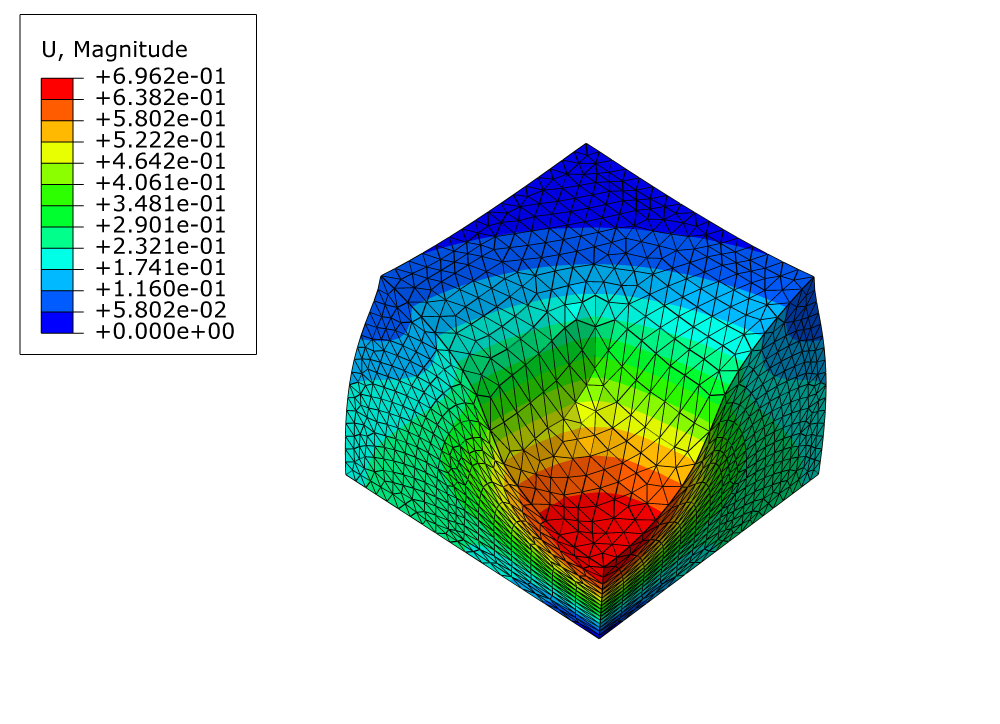
#> input picture paper_examples/stabilized_tet4/figure/Tet4_u_mag.png, 4000 x 2895 px, found by its file name (shown at 1/4 size)
$ python make_fig4_utheta_block.py
#> lines starting #> are read from the running program, lines starting #| are printed output that depends on the picture; after the words box and inside, x2 and y2 are one past the last pixel; in counts of white or black regions, pixels touching at a corner belong together
"""Assemble the mixed-Tet4 design, benchmark setup, and Abaqus snapshots.

Panels (a) and (b) are vector schematics of the generated equal-order Tet4
element and the n=16 quarter-block compression problem, respectively.  Panels
(c) and (d) are direct Abaqus/CAE renders of the completed n=16 ODB.  No
simulated field data are synthesized or interpolated in this script.
"""

from __future__ import annotations

from pathlib import Path

import matplotlib.pyplot as plt
from matplotlib.patches import Circle, FancyArrowPatch, Polygon
import numpy as np
from PIL import Image, ImageChops


ROOT = Path(__file__).resolve().parents[1]
FIG_DIR = ROOT / "figures"
ABAQUS_DIR = FIG_DIR / "abaqus"

U_IMAGE = ABAQUS_DIR / "Tet4_u_mag.png"
THETAT_IMAGE = ABAQUS_DIR / "Tet4_NT11.png"

INK = "#333333"
MUTED = "#666666"
BLUE = "#2f6f9f"
BLUE_LIGHT = "#eaf2f8"
GOLD = "#b7791f"
GOLD_LIGHT = "#fff4d6"
RED = "#a33a35"
RED_LIGHT = "#f6dedb"
NEUTRAL_LIGHT = "#f2f2f2"
def crop_white_image(image: Image.Image, margin: int = 18) -> Image.Image:
    """Crop white viewport margins without changing supplied image pixels."""
    image = image.convert("RGB")
    background = Image.new("RGB", image.size, "white")
    difference = ImageChops.difference(image, background).convert("L")
    bbox = difference.point(lambda value: 255 if value > 8 else 0).getbbox()
    if bbox is None:
        raise RuntimeError(f"snapshot is blank: {path}")
    left, upper, right, lower = bbox
    box = (
        max(0, left - margin), max(0, upper - margin),
        min(image.width, right + margin), min(image.height, lower + margin),
    )
    return image.crop(box)


def crop_model(path: Path, margin: int = 18) -> Image.Image:
    """Separate the largest colored model region from the embedded legend."""
    image = Image.open(path).convert("RGB")
    pixels = np.asarray(image)
    colored = np.ptp(pixels.astype(np.int16), axis=2) > 35
    active = np.count_nonzero(colored, axis=0) > max(12, image.height // 150)

    runs: list[tuple[int, int]] = []
    start: int | None = None
    for index, value in enumerate(active):
        if value and start is None:
            start = index
        elif not value and start is not None:
            runs.append((start, index))
            start = None
    if start is not None:
        runs.append((start, image.width))
    if not runs:
        raise RuntimeError(f"no colored Abaqus model found: {path}")

    left, right = max(
        runs,
        key=lambda run: int(np.count_nonzero(colored[:, run[0]:run[1]])),
    )
    region = image.crop((
        max(0, left - margin),
        0,
        min(image.width, right + margin),
        image.height,
    ))
    return crop_white_image(region, margin=margin)


def crop_color_ramp(path: Path, margin: int = 3) -> Image.Image:
    """Crop the supplied Abaqus ramp while discarding its long tick strings."""
    image = Image.open(path).convert("RGB")
    left_region = image.crop((0, 0, round(0.18 * image.width), image.height))
    pixels = np.asarray(left_region)
    colored = np.ptp(pixels.astype(np.int16), axis=2) > 35
    rows, cols = np.nonzero(colored)
    if not rows.size:
        raise RuntimeError(f"no colored Abaqus legend found: {path}")
    return left_region.crop((
        max(0, int(cols.min()) - margin),
        max(0, int(rows.min()) - margin),
        min(left_region.width, int(cols.max()) + margin + 1),
        min(left_region.height, int(rows.max()) + margin + 1),
    ))


def element_panel(ax: plt.Axes) -> None:
    # Hand-tuned 2D embedding that reads as a solid tetrahedron: base nodes
    # 1-2 in front, node 3 behind (its base edges dashed), apex 4 on top.
    verts = {
        1: np.array([0.13, 0.285]),
        2: np.array([0.84, 0.240]),
        3: np.array([0.65, 0.465]),
        4: np.array([0.42, 0.800]),
    }

    for face, fill in (((1, 2, 4), BLUE_LIGHT), ((2, 3, 4), "#d9e6ef")):
        ax.add_patch(Polygon(
            [verts[i] for i in face], closed=True, facecolor=fill,
            edgecolor="none", zorder=2,
        ))
    for a, b in ((1, 2), (2, 3), (1, 4), (2, 4), (3, 4)):
        ax.plot(*zip(verts[a], verts[b]), color=INK, linewidth=0.9, zorder=3)
    ax.plot(*zip(verts[1], verts[3]), color=MUTED, linewidth=0.8,
            linestyle=(0, (3.2, 2.2)), zorder=4)

    label_offsets = {
        1: np.array([-0.052, -0.020]),
        2: np.array([0.050, -0.020]),
        3: np.array([0.055, 0.018]),
        4: np.array([-0.055, 0.018]),
    }
    for index, xy in verts.items():
        ax.add_patch(Circle(
            xy, 0.028, facecolor=GOLD_LIGHT, edgecolor=GOLD,
            linewidth=1.2, zorder=7,
        ))
        ax.add_patch(Circle(
            xy, 0.013, facecolor=BLUE, edgecolor="white",
            linewidth=0.5, zorder=8,
        ))
        ax.text(
            *(xy + label_offsets[index]), str(index), ha="center",
            va="center", fontsize=7, color=INK, zorder=9,
        )

    # One representative displacement-vector glyph; every node carries it.
    anchor = verts[4]
    ax.add_patch(FancyArrowPatch(
        anchor + np.array([0.024, 0.016]),
        anchor + np.array([0.150, 0.062]),
        arrowstyle="-|>", mutation_scale=7, linewidth=1.0,
        color=BLUE, zorder=9,
    ))
    ax.text(
        anchor[0] + 0.165, anchor[1] + 0.068, r"$\mathbf{u}_a$",
        fontsize=7.2, color=BLUE, ha="left", va="center",
    )

    ax.text(0.02, 0.98, "(a)", transform=ax.transAxes,
            ha="left", va="top", fontsize=9.0, fontweight="bold")

    # Legend and formulation summary: three aligned lines.
    ax.scatter([0.065], [0.105], s=25, color=BLUE, edgecolor="white",
               linewidth=0.5, zorder=5)
    ax.text(0.105, 0.105, r"nodal $\mathbf{u}_a\in\mathbb{R}^3$",
            fontsize=6.7, ha="left", va="center", color=INK)
    ax.scatter([0.525], [0.105], s=46, facecolor=GOLD_LIGHT,
               edgecolor=GOLD, linewidth=1.0, zorder=4)
    ax.text(0.565, 0.105, r"nodal $\widetilde{\vartheta}_a=\vartheta_a-1$",
            fontsize=6.7, ha="left", va="center", color=INK)
    ax.set_xlim(0.0, 1.0)
    ax.set_ylim(0.0, 1.0)
    ax.axis("off")


def bvp_panel(ax: plt.Axes) -> None:
    """Draw the exact quarter-block geometry, load patch, and supports."""
    ax.set_xlim(0.0, 1.0)
    ax.set_ylim(0.0, 1.0)
    ax.axis("off")
    ax.text(
        0.02,
        0.98,
        "(b)",
        ha="left",
        va="top",
        fontsize=9.0,
        color=INK,
        fontweight="bold",
    )

    # Isometric projection viewed from the (-x,-y) octant so BOTH symmetry
    # planes (x=0 and y=0) are the visible side faces of the quarter block.
    def iso(x: float, y: float, z: float) -> np.ndarray:
        return np.array([
            0.50 + 0.262 * (y - x),
            0.120 + 0.330 * z + 0.138 * (x + y),
        ])

    c000, c100, c010, c110 = iso(0, 0, 0), iso(1, 0, 0), iso(0, 1, 0), iso(1, 1, 0)
    c001, c101, c011, c111 = iso(0, 0, 1), iso(1, 0, 1), iso(0, 1, 1), iso(1, 1, 1)

    # Visible faces: y=0 symmetry (gold, left), x=0 symmetry (blue, right),
    # loaded top surface (white).
    ax.add_patch(Polygon(
        [c000, c100, c101, c001], closed=True,
        facecolor=GOLD_LIGHT, edgecolor=GOLD, linewidth=0.9, zorder=2,
    ))
    ax.add_patch(Polygon(
        [c000, c010, c011, c001], closed=True,
        facecolor=BLUE_LIGHT, edgecolor=BLUE, linewidth=0.9, zorder=2,
    ))
    ax.add_patch(Polygon(
        [c001, c101, c111, c011], closed=True,
        facecolor="white", edgecolor=INK, linewidth=0.9, zorder=3,
    ))

    # Hidden edges of the far corner, dashed.
    for a, b in ((c100, c110), (c010, c110), (c110, c111)):
        ax.plot(*zip(a, b), color=MUTED, linewidth=0.6,
                linestyle=(0, (3.0, 2.2)), zorder=1)

    # Top-face partition at x=0.5 and y=0.5; the 0.5 x 0.5 follower patch
    # sits adjacent to both symmetry planes (nearest the viewer).
    ax.plot(*zip(iso(0.5, 0, 1), iso(0.5, 1, 1)), color=MUTED,
            linewidth=0.55, zorder=4)
    ax.plot(*zip(iso(0, 0.5, 1), iso(1, 0.5, 1)), color=MUTED,
            linewidth=0.55, zorder=4)
    ax.add_patch(Polygon(
        [iso(0, 0, 1), iso(0.5, 0, 1), iso(0.5, 0.5, 1), iso(0, 0.5, 1)],
        closed=True, facecolor=RED_LIGHT, edgecolor=RED,
        linewidth=1.0, zorder=5,
    ))

    # Follower-pressure arrows onto the patch.
    for xq, yq in ((0.14, 0.14), (0.38, 0.12), (0.12, 0.38)):
        tip = iso(xq, yq, 1)
        ax.add_patch(FancyArrowPatch(
            tip + np.array([0.0, 0.145]), tip + np.array([0.0, 0.020]),
            arrowstyle="-|>", mutation_scale=6.0, linewidth=0.95,
            color=RED, zorder=8,
        ))

    # Symmetry-face labels, rotated to lie along each face.
    ax.text(
        *(0.25 * (c000 + c100 + c101 + c001) + np.array([0.0, -0.01])),
        r"$y{=}0$: $u_2{=}0$",
        ha="center", va="center", fontsize=6.3, color="#7a5210",
        rotation=-27, zorder=6,
    )
    ax.text(
        *(0.25 * (c000 + c010 + c011 + c001) + np.array([0.0, -0.01])),
        r"$x{=}0$: $u_1{=}0$",
        ha="center", va="center", fontsize=6.3, color=BLUE,
        rotation=27, zorder=6,
    )

    # Base support: z=0 with u3=0, marked by hatch ticks under the two
    # visible bottom edges.
    for edge_a, edge_b in ((c000, c100), (c000, c010)):
        for frac in (0.22, 0.46, 0.70, 0.94):
            base = edge_a + frac * (edge_b - edge_a)
            ax.plot(
                [base[0], base[0] - 0.016],
                [base[1] - 0.004, base[1] - 0.030],
                color=MUTED, linewidth=0.6, zorder=2,
            )
    ax.text(
        0.98, 0.150, r"$z{=}0$: $u_3{=}0$",
        ha="right", va="center", fontsize=6.2, color=MUTED,
    )

    # In-plane restraint of the loaded top face.
    ax.text(
        0.98, 0.720, r"$z{=}1$: $u_1{=}u_2{=}0$",
        ha="right", va="center", fontsize=6.2, color=INK,
    )
    ax.plot(
        [0.795, c011[0] + 0.008], [0.712, c011[1] + 0.028],
        color=MUTED, linewidth=0.5, zorder=4,
    )

    ax.text(
        0.50,
        0.010,
        r"$1\times1\times1$ mm quarter block",
        ha="center",
        va="bottom",
        fontsize=6.4,
        color=MUTED,
    )


def result_panel(
    ax: plt.Axes,
    image: Image.Image,
    ramp: Image.Image,
    title: str,
    tick_labels: tuple[str, str, str],
    colorbar_label: str,
) -> None:
    """Place one supplied Abaqus model and its shortened supplied legend."""
    ax.axis("off")
    ax.text(0.02, 0.99, title, transform=ax.transAxes, ha="left",
            va="top", fontsize=9.0, fontweight="bold")

    model_ax = ax.inset_axes([0.005, 0.14, 0.990, 0.83])
    model_ax.imshow(image)
    model_ax.axis("off")

    ramp_ax = ax.inset_axes([0.12, 0.095, 0.76, 0.035])
    ramp_ax.imshow(ramp.rotate(-90, expand=True), aspect="auto")
    ramp_ax.axis("off")
    for x, label in zip((0.12, 0.50, 0.88), tick_labels):
        ax.text(
            x,
            0.073,
            label,
            ha="center",
            va="top",
            fontsize=6.5,
            color=INK,
        )
    ax.text(
        0.50,
        0.005,
        colorbar_label,
        ha="center",
        va="bottom",
        fontsize=7.0,
        color=INK,
    )


def main() -> None:
    missing = [path for path in (U_IMAGE, THETAT_IMAGE) if not path.exists()]
    if missing:
        names = ", ".join(str(path) for path in missing)
        raise FileNotFoundError(f"render Abaqus snapshots first; missing: {names}")

    FIG_DIR.mkdir(parents=True, exist_ok=True)
    u_image = crop_model(U_IMAGE)
#> in crop_model, `colored = np.ptp(pixels.astype(np.int16), axis=2) > 35`:
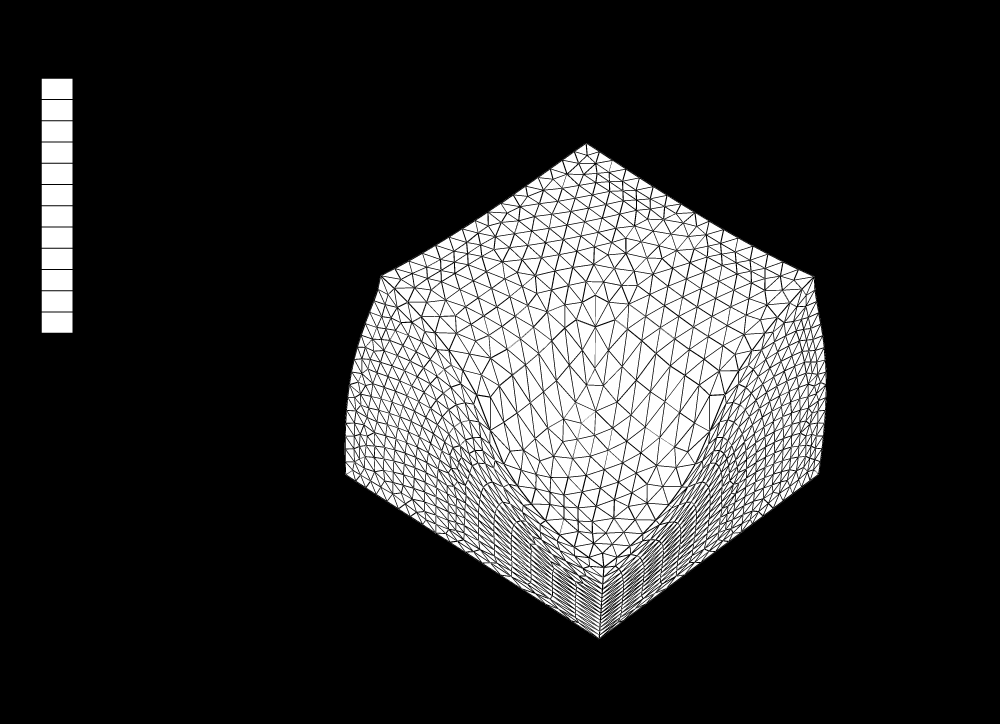
#> colored: shape (2895, 4000) bool (shown at 1/4 size); 18.4% white; 3340 white regions (2310 under 20 px), largest, box (x1, y1, x2, y2) and area: (2491, 1226, 2737, 1649) 43357, (1923, 1435, 2359, 1832) 32668, (1689, 1202, 2028, 1495) 30926
#> after the loop in crop_model, `for index, value in enumerate(active):`: runs = [(167, 290), (1379, 1382), (1383, 3306)]
#> in crop_model, `left, right = max( runs, key=lambda run: int(np.count_nonzero(colored[..`: left = 1383; right = 3306
#> in crop_white_image, `difference = ImageChops.difference(image, background).convert("L")`:
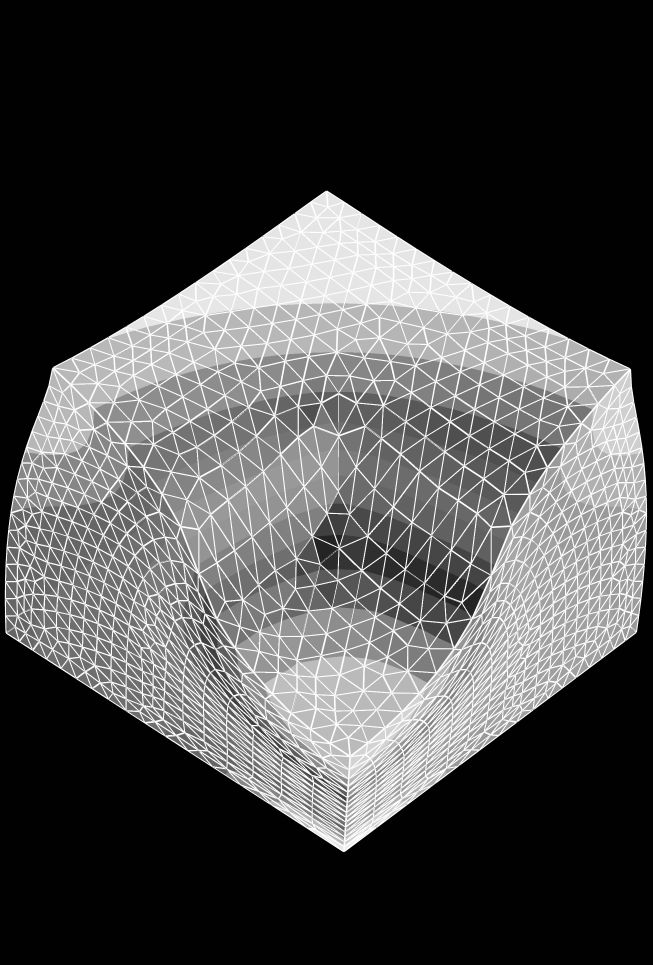
#> difference: PIL image 1959x2895 L (shown at 1/3 size); min 1, max 255, mean 75.5
#> in crop_white_image, `bbox = difference.point(lambda value: 255 if value > 8 else 0).getbbox()`: bbox = (14, 571, 1942, 2557)
#> in crop_white_image, `left, upper, right, lower = bbox`: left = 14; upper = 571; right = 1942; lower = 2557
#> in crop_white_image, `box = ( max(0, left - margin), max(0, upper - margin), min(image.width..`: box = (0, 553, 1959, 2575)
    u_ramp = crop_color_ramp(U_IMAGE)
    thetat_image = crop_model(THETAT_IMAGE)
#> call 2 of crop_model, with margin = 18
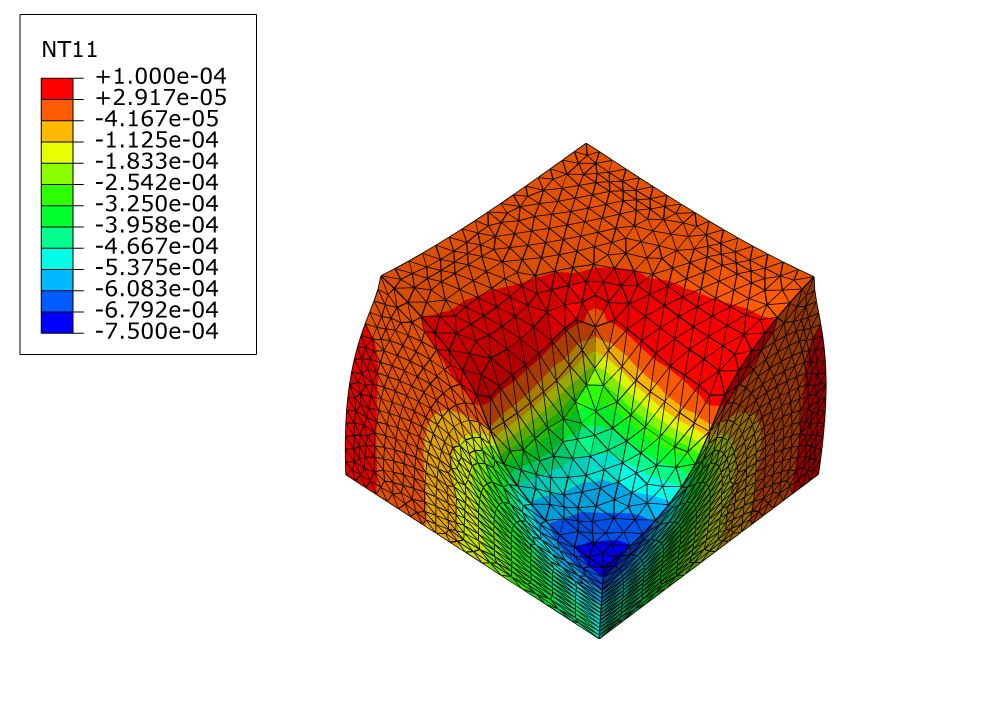
#> input picture paper_examples/stabilized_tet4/figure/Tet4_NT11.png, 4000 x 2895 px, found by its file name (shown at 1/4 size)
#> after the loop in crop_model (call 2), `for index, value in enumerate(active):`: runs = [(167, 290), (1379, 1381), (1383, 3303), (3305, 3306)]
#> in crop_model (call 2), `left, right = max( runs, key=lambda run: int(np.count_nonzero(colored[..`: right = 3303
#> call 2 of crop_white_image, with margin = 18
#> in crop_white_image (call 2), `difference = ImageChops.difference(image, background).convert("L")`:
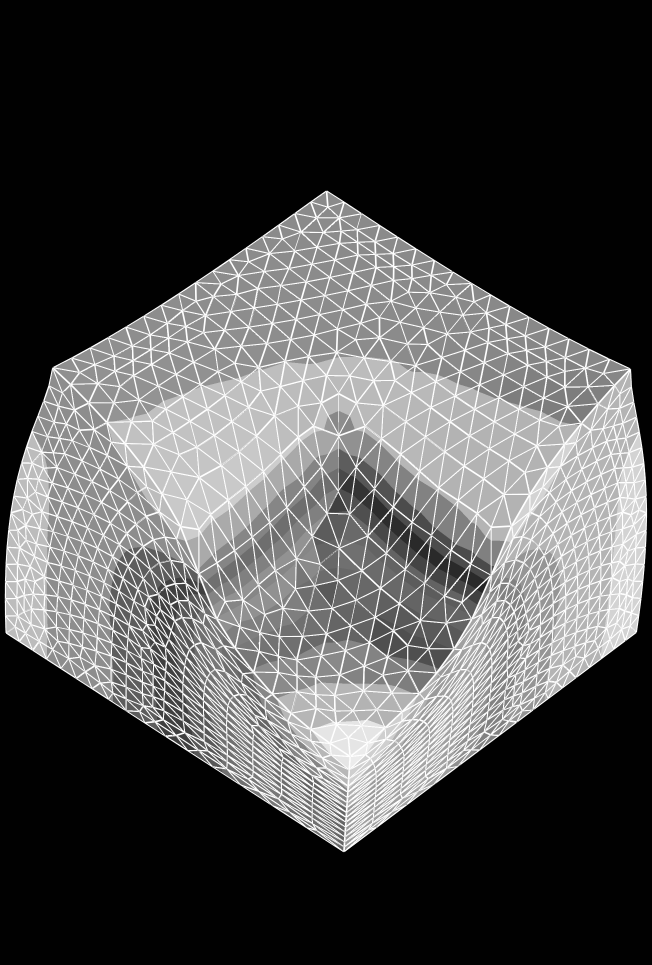
#> difference: PIL image 1956x2895 L (shown at 1/3 size); min 1, max 255, mean 77.4
#> in crop_white_image (call 2), `box = ( max(0, left - margin), max(0, upper - margin), min(image.width..`: box = (0, 553, 1956, 2575)
#> in crop_white_image (call 2), `return image.crop(box)`:
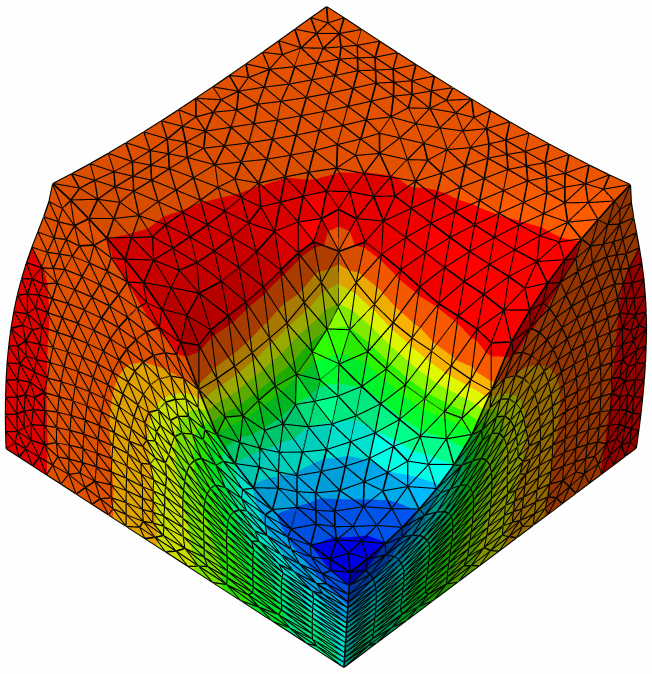
#> returned value: PIL image 1956x2022 RGB (shown at 1/3 size); mean R, G, B 170.6, 139.1, 104.4
    thetat_ramp = crop_color_ramp(THETAT_IMAGE)
#> call 2 of crop_color_ramp, with margin = 3
#> in crop_color_ramp (call 2), `left_region = image.crop((0, 0, round(0.18 * image.width), image.heigh..`:
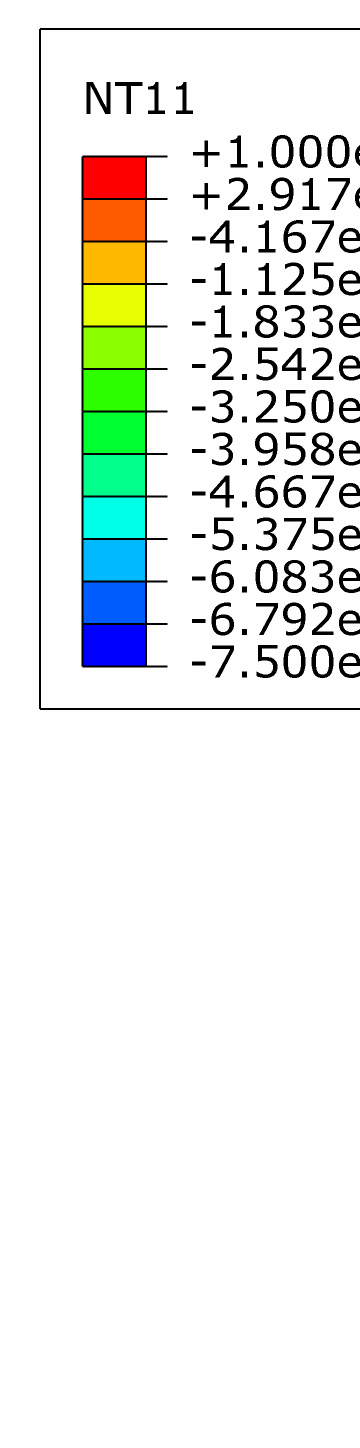
#> left_region: PIL image 720x2895 RGB (shown at 1/2 size); mean R, G, B 232.3, 236.6, 232.3

    plt.rcParams.update({
        "pdf.fonttype": 42,
        "ps.fonttype": 42,
        "font.family": "serif",
        "font.size": 8,
        "axes.linewidth": 0.7,
        "mathtext.fontset": "dejavuserif",
    })
    # Match the natural PDF width to the manuscript text block so labels are
    # not needlessly down-scaled when LaTeX places the figure.
    fig = plt.figure(figsize=(6.50, 3.70))
    grid = fig.add_gridspec(
        1, 3, width_ratios=(1.02, 1.0, 1.0),
        left=0.015, right=0.995, top=0.985, bottom=0.135, wspace=0.025,
    )

    design = grid[0].subgridspec(
        2,
        1,
        height_ratios=(0.92, 1.08),
        hspace=0.035,
    )
    element_panel(fig.add_subplot(design[0]))
    bvp_panel(fig.add_subplot(design[1]))
    result_panel(
        fig.add_subplot(grid[1]), u_image, u_ramp,
        "(c)",
        ("0", "0.348", "0.696"),
        r"$\|\mathbf{u}\|$ (mm)",
    )
    result_panel(
        fig.add_subplot(grid[2]), thetat_image, thetat_ramp,
        "(d)",
        ("$-7.5$", "$-3.25$", "$+1.0$"),
        r"$\widetilde{\vartheta}=\vartheta-1$ ($\times 10^{-4}$)",
    )

    pdf = FIG_DIR / "fig4_utheta_block.pdf"
    fig.savefig(pdf, dpi=600, bbox_inches="tight", pad_inches=0.02)
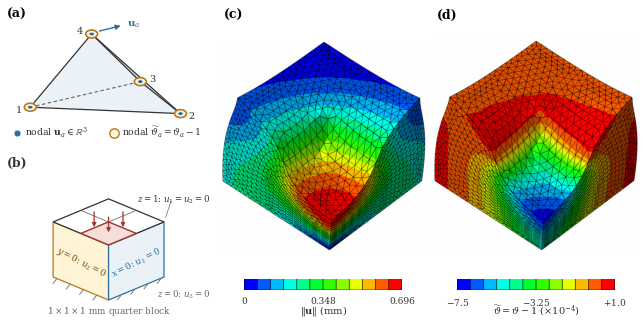
#> figure drawn by matplotlib, 2 panels
    plt.close(fig)
    print(f"Wrote {pdf}")


if __name__ == "__main__":
    main()
